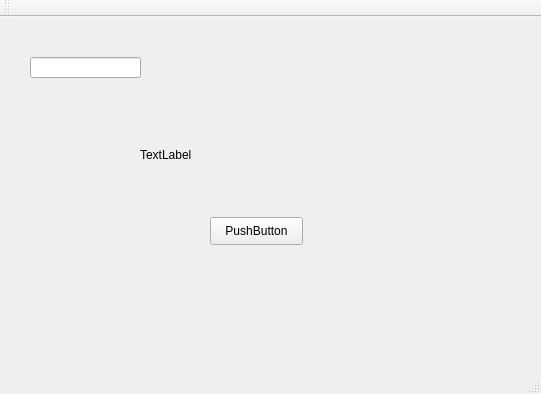
<?xml version="1.0" encoding="UTF-8"?>
<ui version="4.0">
 <class>MainWindow</class>
 <widget class="QMainWindow" name="MainWindow">
  <property name="geometry">
   <rect>
    <x>0</x>
    <y>0</y>
    <width>541</width>
    <height>394</height>
   </rect>
  </property>
  <property name="windowTitle">
   <string>MainWindow</string>
  </property>
  <widget class="QWidget" name="centralWidget">
   <widget class="QPushButton" name="pushButton">
    <property name="geometry">
     <rect>
      <x>210</x>
      <y>200</y>
      <width>93</width>
      <height>28</height>
     </rect>
    </property>
    <property name="text">
     <string>PushButton</string>
    </property>
   </widget>
   <widget class="QLineEdit" name="lineEdit">
    <property name="geometry">
     <rect>
      <x>30</x>
      <y>40</y>
      <width>111</width>
      <height>21</height>
     </rect>
    </property>
   </widget>
   <widget class="QLabel" name="label">
    <property name="geometry">
     <rect>
      <x>140</x>
      <y>130</y>
      <width>55</width>
      <height>16</height>
     </rect>
    </property>
    <property name="text">
     <string>TextLabel</string>
    </property>
   </widget>
  </widget>
  <widget class="QMenuBar" name="menuBar">
   <property name="geometry">
    <rect>
     <x>0</x>
     <y>0</y>
     <width>541</width>
     <height>26</height>
    </rect>
   </property>
  </widget>
  <widget class="QToolBar" name="mainToolBar">
   <attribute name="toolBarArea">
    <enum>TopToolBarArea</enum>
   </attribute>
   <attribute name="toolBarBreak">
    <bool>false</bool>
   </attribute>
  </widget>
  <widget class="QStatusBar" name="statusBar"/>
 </widget>
 <layoutdefault spacing="6" margin="11"/>
 <resources/>
 <connections/>
</ui>
